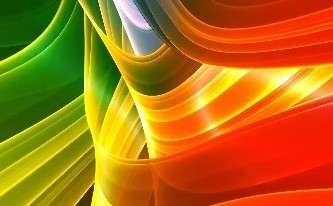
%> input picture Color_Identification/Test/1.jpg, 333 x 206 px
$ octave ppt_test.m   (GNU Octave 9; MATLAB toolbox functions it lacks are replaced by stand-ins)
%> lines starting %> are read from the running program, lines starting %| are printed output that depends on the picture
MyYuanLaiPic = imread('1.jpg');
%> MyYuanLaiPic is the input picture: size 206x333x3 uint8; mean R, G, B 176.9, 110.8, 18.3
MyFirstGrayPic = rgb2gray(MyYuanLaiPic);
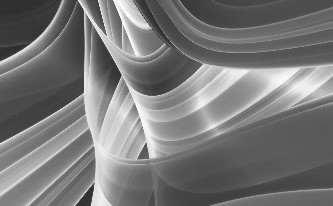
%> MyFirstGrayPic: size 206x333 uint8; min 36, max 255, mean 120

[rows , cols , colors] = size(MyYuanLaiPic);
%> rows = 206; cols = 333; colors = 3
MidGrayPic = zeros(rows , cols);
MidGrayPic = uint8(MidGrayPic);

for i = 1:rows
    for j = 1:cols
        MidGrayPic(i , j) = MyYuanLaiPic(i , j , 1) * 0.8 +  MyYuanLaiPic(i , j , 1) * 0.2 +   MyYuanLaiPic(i , j , 1) * 0  ;%进行转化的关键公式，sum每次都因为后面的数字而不能超过255
    end
end
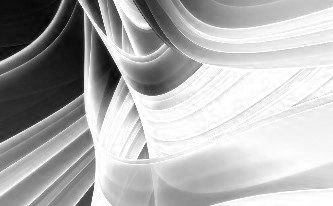
%> MidGrayPic: size 206x333 uint8; min 1, max 255, mean 176.9

%显示原来的RGB图像
figure(1);
imshow(MyYuanLaiPic);

%显示经过系统函数运算过的灰度图像
figure(2);
imshow(MyFirstGrayPic);

%显示转化之后的灰度图像
figure(3);
imshow(MidGrayPic);

imwrite(MidGrayPic , 'E:/image/matlab/DarkMouseGray.png' , 'png');

imwrite(MyFirstGrayPic , '1.png' , 'png');

$ run again, with Color_Identification/Test/2.jpg copied over Color_Identification/Test/1.jpg
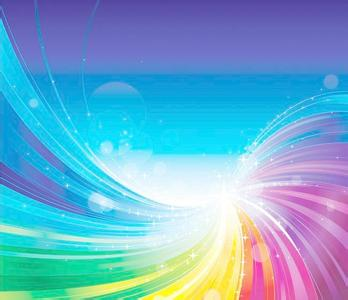
%> input picture Color_Identification/Test/2.jpg, 348 x 300 px
%> MyYuanLaiPic is the input picture: size 300x348x3 uint8; mean R, G, B 112, 172.1, 206.5
%> `MyFirstGrayPic = rgb2gray(MyYuanLaiPic);`:
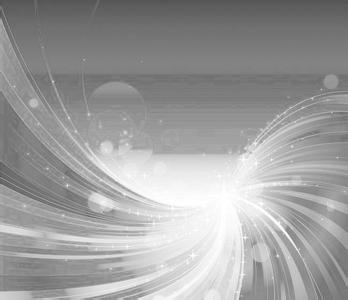
%> MyFirstGrayPic: size 300x348 uint8; min 76, max 255, mean 158
%> after the loop `for i = 1:rows`:
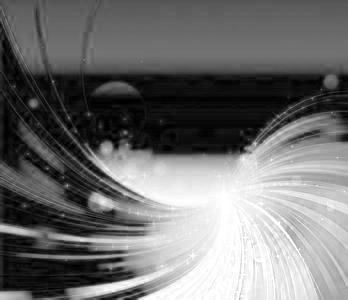
%> MidGrayPic: size 300x348 uint8; min 0, max 255, mean 112

$ run again, with Color_Identification/Test/timg.jpg copied over Color_Identification/Test/1.jpg
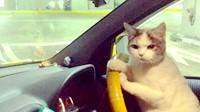
%> input picture Color_Identification/Test/timg.jpg, 200 x 112 px
%> MyYuanLaiPic is the input picture: size 112x200x3 uint8; mean R, G, B 166.1, 161.7, 135.5
%> `MyFirstGrayPic = rgb2gray(MyYuanLaiPic);`:
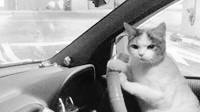
%> MyFirstGrayPic: size 112x200 uint8; min 4, max 255, mean 160
%> after the loop `for i = 1:rows`:
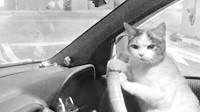
%> MidGrayPic: size 112x200 uint8; min 8, max 255, mean 166.1
